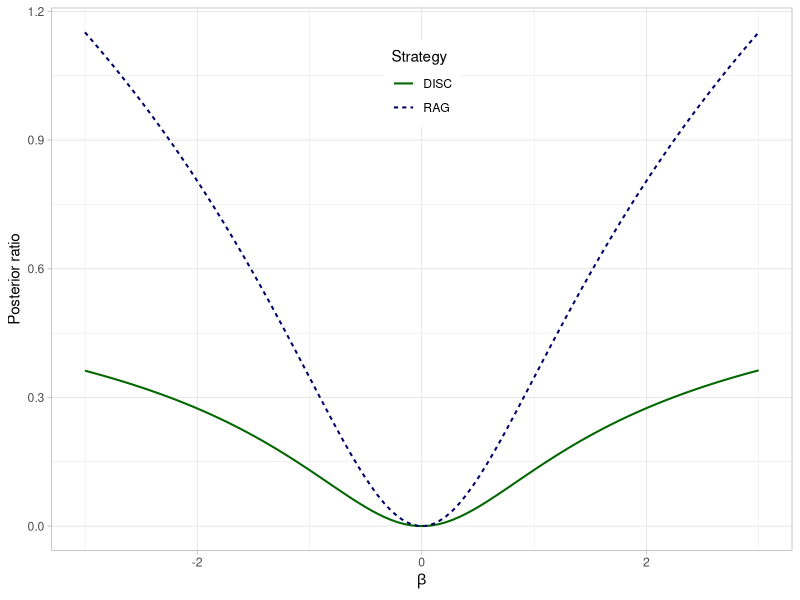
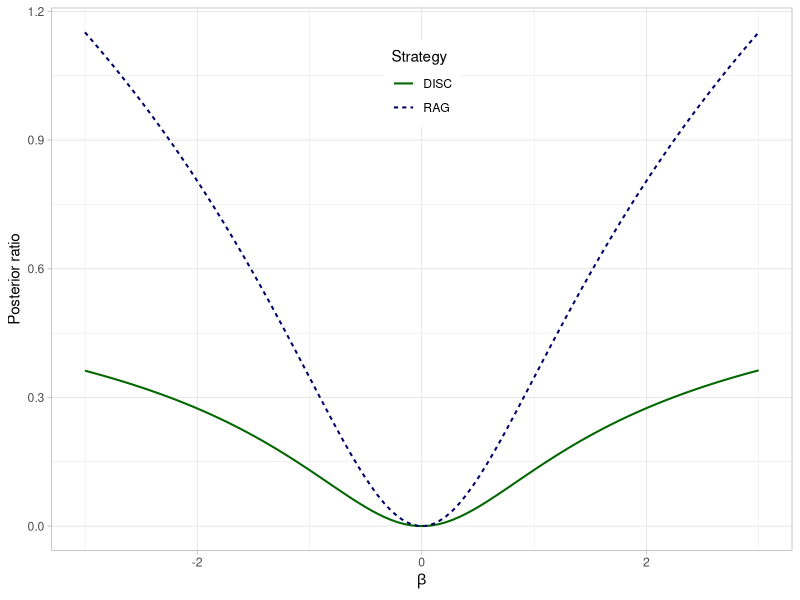

Generate these figures, in order, with R: (Note: a time limit stopped this script after it produced the figures.)
library(tidyr)
library(tibble)
library(dplyr)
beta= seq(-3,3,length.out=100) #50
sb=1
sa=1
n=100000 # for approximation of p11 or p10

# for infinity sample size

# S.cc
postratio.bge.cc= function(beta,sa,sb){
  r= 1/2 * log((sb^2+ beta^2*sa^2)/(sb^2))
  return(r)
}

mc.p11=function(sb,sa,beta){ # use numerical integration to compute p11
  ga = sb/sa/beta
  m=100
  x=seq(0,m,length.out=n)
  s=numeric(n)
  for(i in 1:n){
    s[i]= 1/sqrt(2*pi) *exp(-x[i]^2/2)*pnorm(x[i]/ga)
  }
  f=sum(s)*m/n
  return(f)
}

postratio.bde.cc= function(beta,sa,sb){
  p= mc.p11(sb,sa,beta)
  r= log(4)+ 2*p*log(p)+ (1-2*p)*log(0.5-p) 
  return(r)
}

Scc.inf.table = tibble() # store all the results for S_cc scenario

for(i in 1:length(beta)){
  r= postratio.bge.cc(beta[i],sa,sb) 
  tem.table = tibble(scenario = "cc",beta = beta[i],type="RAG",r = r)
  Scc.inf.table= rbind(Scc.inf.table,tem.table) # BGe
  
  r=postratio.bde.cc(beta[i],sa,sb)
  tem.table = tibble(scenario = "cc",beta = beta[i],type="DISC",r = r)
  Scc.inf.table= rbind(Scc.inf.table,tem.table) # BDe
  cat(postratio.bde.cc(beta[i],sa,sb),'\n')
}

library(ggplot2)
p = ggplot(Scc.inf.table,aes(x = beta,y = r, linetype = type, col=type))
p = p+ geom_line(lwd = 0.7) + scale_color_manual(values = c("#006600", "#000066")) 
p = p+labs(linetype='Strategy',color='Strategy') +xlab(expression(beta)) +ylab("Posterior ratio")
p = p + theme_light() 
p = p + theme(legend.position = c(0.5, 0.86))
p
# + geom_hline(yintercept=log(2) , color= 'blue',linetype = "dashed")
ggsave('2nodes_exp/Postratio.inf.scc.negbeta.pdf',plot = p,width = 6,height=4)


# Scd
mc.Ex2 = function(beta,sa){
  m=200
  x=seq(-m/2,m/2,length.out=n)
  s=numeric(n)
  for(i in 1:n){
    s[i]= 1/sqrt(2*pi) * exp(-x[i]^2/2)*exp(x[i]*sa*beta)/(1+ exp(x[i]*sa*beta))
  }
  f=sum(s)*m/n
  return(f)
}
mc.S12 = function(beta,sa){
  m=200
  x=seq(-m/2,m/2,length.out=n)
  s=numeric(n)
  for(i in 1:n){
    s[i]= x[i]*sa/sqrt(2*pi) * exp(-x[i]^2/2)*exp(x[i]*sa*beta)/(1+ exp(x[i]*sa*beta))
  }
  f=sum(s)*m/n
  return(f)
}
postratio.bge.cd= function(beta,sa){
  Sigma=matrix(0,2,2)
  Sigma[1,1]=sa^2
  Sigma[1,2]=mc.S12(beta,sa)
  Sigma[2,1]=Sigma[1,2]
  # E(X_2)
  ex2= mc.Ex2(beta,sa)
  Sigma[2,2] = ex2-ex2^2
  r= 1/2 * log((Sigma[1,1]*Sigma[2,2])/(Sigma[1,1]*Sigma[2,2] - Sigma[1,2]^2))
  return(r)
}

mc.p11.cd=function(sa,beta){ # use numerical integration to compute p11
  m=100
  x=seq(0,m,length.out=n)
  s=numeric(n)
  for(i in 1:n){
    s[i]= 1/sqrt(2*pi) *exp(-x[i]^2/2)*exp(x[i]*beta*sa)/(1+exp(x[i]*beta*sa))
  }
  f=sum(s)*m/n
  return(f)
}

postratio.bde.cd= function(beta,sa){
  p= mc.p11.cd(sa,beta)
  r= log(4)+ 2*p*log(p)+ (1-2*p)*log(0.5-p) 
  return(r)
}

Scd.inf.table = tibble() # store all the results for S_cd scenario

for(i in 1:length(beta)){
  r= postratio.bge.cd(beta[i],sa) 
  tem.table = tibble(scenario = "cd",beta = beta[i],type="RAG",r = r)
  Scd.inf.table= rbind(Scd.inf.table,tem.table) # BGe
  
  r=postratio.bde.cd(beta[i],sa)
  tem.table = tibble(scenario = "cd",beta = beta[i],type="DISC",r = r)
  Scd.inf.table= rbind(Scd.inf.table,tem.table) # BDe
  cat(postratio.bde.cc(beta[i],sa,sb),'\n')
}

library(ggplot2)
p = ggplot(Scd.inf.table,aes(x = beta,y = r, linetype = type, col=type))
p = p+ geom_line(lwd = 0.7) + scale_color_manual(values = c("#006600", "#000066")) 
p = p+labs(linetype='Strategy',color='Strategy') +xlab(expression(beta)) +ylab("Posterior ratio")
p = p + theme_light() 
p = p + theme(legend.position = c(0.5, 0.86))
p
# + geom_hline(yintercept=log(2) , color= 'blue',linetype = "dashed")
ggsave('2nodes_exp/Postratio.inf.scd.negbeta.pdf',plot = p,width = 6,height=4)

# Sdc
postratio.bge.dc= function(beta,sb){
  r= 1/2 * log(1+ (beta^2)/(4*sb^2))
  return(r)
}
mc.p11.dc=function(sb,beta){ # use numerical integration to compute p11
  m=100
  x=seq(-beta/2/sb,m,length.out=n)
  s=numeric(n)
  for(i in 1:n){
    s[i]= 1/sqrt(2*pi) *exp(-x[i]^2/2)
  }
  f=1/2*sum(s)*(m+beta/2/sb)/n
  return(f)
}

postratio.bde.dc= function(beta,sb){
  p= mc.p11.dc(sb,beta)
  r= log(4)+ 2*p*log(p)+ (1-2*p)*log(0.5-p) 
  return(r)
}

Sdc.inf.table = tibble() # store all the results for S_cd scenario

for(i in 1:length(beta)){
  r= postratio.bge.dc(beta[i],sb) 
  tem.table = tibble(scenario = "dc",beta = beta[i],type="RAG",r = r)
  Sdc.inf.table= rbind(Sdc.inf.table,tem.table) # BGe
  
  r=postratio.bde.dc(beta[i],sb)
  tem.table = tibble(scenario = "dc",beta = beta[i],type="DISC",r = r)
  Sdc.inf.table= rbind(Sdc.inf.table,tem.table) # BDe
  cat(r,'\n')
}


p = ggplot(Sdc.inf.table,aes(x = beta,y = r, linetype = type, col=type))
p = p+ geom_line(lwd = 0.7) + scale_color_manual(values = c("#006600", "#000066"))
p = p+labs(linetype='Strategy',color='Strategy') +xlab(expression(beta)) +ylab("Posterior ratio")
p = p + theme_light() 
p = p + theme(legend.position = c(0.5, 0.86))
p
# + geom_hline(yintercept=log(2) , color= 'blue',linetype = "dashed")
ggsave('2nodes_exp/Postratio.inf.sdc.negbeta.pdf',plot = p,width = 6,height=4)



# Sdd
p=1/2
beta= seq(-0.999,0.999,length.out=100) #50
postratio.bge.dd= function(beta,p){
  r= 1/2 * log( (1- (2*p-1)^2* beta^2)/(1-beta^2))
  return(r)
}

postratio.bde.dd= function(beta,p){
  p11= p*(0.5+0.5*beta)
  p10 = p*(0.5-0.5*beta)
  p01 = (1-p)*(0.5-0.5*beta)
  p00= (1-p)*(0.5+ 0.5*beta)
  p1. = p11+p10
  p.1 = p11+p01
  p0. = p01+p00
  p.0 = p10+p00
  r=p11* log(p11/(p1.* p.1)) + p10*log(p10/(p1.*p.0)) + p01* log(p01/(p0.*p.1)) + p00* log(p00/(p0.*p.0))
  return(r)
}

Sdd.inf.table = tibble() # store all the results for S_dd scenario

for(i in 1:length(beta)){
  r= postratio.bge.dd(beta[i],p) 
  tem.table = tibble(scenario = "dd",beta = beta[i],type="RAG",r = r)
  Sdd.inf.table= rbind(Sdd.inf.table,tem.table) # BGe
  
  r=postratio.bde.dd(beta[i],p)
  tem.table = tibble(scenario = "dd",beta = beta[i],type="DISC",r = r)
  Sdd.inf.table= rbind(Sdd.inf.table,tem.table) # BDe
  cat(r,'\n')
}
p = ggplot(Sdd.inf.table,aes(x = beta,y = r, linetype = type, col=type))
p = p+ geom_line(lwd = 0.7) + scale_color_manual(values = c("#006600", "#000066")) 
p = p+labs(linetype='Strategy',color='Strategy') +xlab(expression(beta)) +ylab("Posterior ratio")
p = p + theme_light() 
p = p + theme(legend.position = c(0.5, 0.86))
p
# + geom_hline(yintercept=log(2) , color= 'blue',linetype = "dashed")
ggsave('2nodes_exp/Postratio.inf.sdd.negbeta.pdf',plot = p,width =6,height=4)
